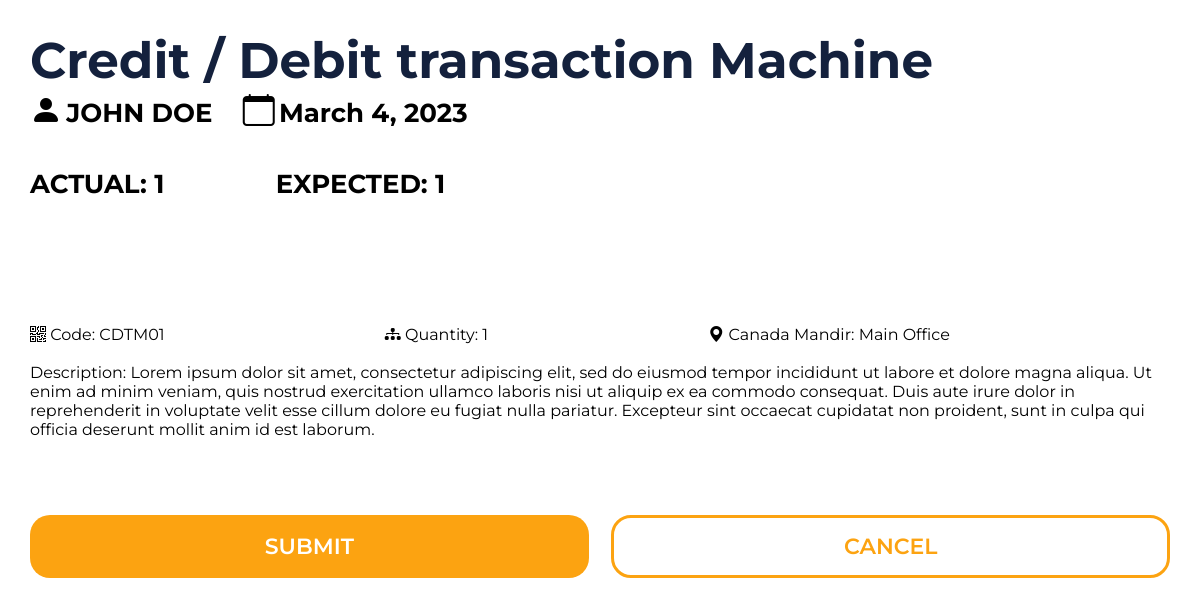
/userreports/12/, run on the app's committed database.
### inventory/models.py (models this page shows, shortened)
class Report(models.Model):
    uid = models.IntegerField(primary_key=True)
    date = models.DateField(auto_now_add=True)
    actual = models.IntegerField(blank=True)
    expected = models.IntegerField()
    item = models.ForeignKey(Item, on_delete=models.CASCADE)
    user = models.ForeignKey(User, on_delete=models.CASCADE)

class Item(models.Model):
    uid = models.IntegerField()
    description = models.CharField(max_length=200)
    details = models.CharField(max_length=1000)
    image = models.ImageField(upload_to='item_pics', blank=True, null=True, max_length=500)
    quantity = models.IntegerField()
    code = models.CharField(max_length=5)
    area = models.ForeignKey(Area, null=True, on_delete=models.SET_NULL)
    slug = AutoSlugField(populate_from='uid')

class Area(models.Model):
    name = models.CharField(max_length=200)
    location = models.CharField(max_length=200)
    def __str__(self):
        return self.name

### authencation/models.py (models this page shows, shortened)
class User(AbstractBaseUser):
    email = models.EmailField(max_length=255, unique=True)
    full_name = models.CharField(max_length=255, blank=True, null=True)
    active = models.BooleanField(default=True)
    staff = models.BooleanField(default=False)
    admin = models.BooleanField(default=False)
    timestamp = models.DateTimeField(auto_now_add=True)
    area_incharge = models.CharField(max_length=300, blank=True, null=True)
    USERNAME_FIELD = 'email'
    REQUIRED_FIELDS = ['full_name']
    objects = UserManager()

### inventory/views.py (the view)
# urls.py: path("userreports/<int:pk>/", UserReportDetails.as_view(), name="user-reports"),
class UserReportDetails(DetailView):
    model = Report
    extra_context = {"show": False}
    template_name = "inventory/user_report_detail.html"

### inventory/templates/inventory/user_report_detail.html (shortened to what this page needs)
{% extends "main/base.html" %}
{% load static %}
{% load crispy_forms_tags %}
{% block style %}
<link rel="stylesheet" href='{% static "css/user_report_details.css" %}'/>
{% endblock %}
{% block content %}
  {%if object.item.image%}
    <div class="bg"></div>
    <div class="split right">
    {%else%}
        <div>
    {%endif%}
        <div class="centered">
            <h2>{{ object.item.description }}</h2><BR>
                <i class="bi bi-person-fill fa-2x" style="display: inline-block;"></i>
                <h3 style="display: inline-block; margin-right: 1em; text-transform: uppercase;"> {{object.user.full_name}}</h3>
                <i class="bi bi-calendar fa-2x"></i>
                <h3 style="display: inline-block;"> {{object.date}}</h3>
                <br>
                <br>
                <br>
                <h3>ACTUAL: {{object.actual}} <span style="margin-left: 4em;"> EXPECTED: {{object.expected}}</span></h3>
            <form action="">
                <div class="contents">
                    <div class="cat">
                        <i class="bi bi-qr-code"></i>
                        <p class="info">Code: {{object.item.code}}</p>
                    </div>
                    <div class="cat">
                        <i class="bi bi-diagram-3-fill"></i>
                        <p class="info">Quantity: {{object.item.quantity}}</p>
                    </div>
                    <div class="cat">
                        <i class="bi bi-geo-alt-fill"></i>
                        <p class="info">{{object.item.area.location}}: {{object.item.area}}</p>
                    </div>
                    <br><br>
                </div>
                <p>Description: {{object.item.details}}</p>
                <br>
                <div class="input-icons">
                    <div class="reportbtn">
                        <input type="submit" value="SUBMIT" class="submitquant">
                        <input type="submit" value="CANCEL"
                            style="color:var(--buttoncolor); border: 3px solid var(--buttoncolor);" class="cancelquant">
                    </div>
                </div>
            </form>
        </div>
    </div>
{% endblock %}

### static/css/base.css (style rules this page uses)
:root { --navy: #14213D; --buttoncolor: #FCA311; --textcolor: #000000; --whitespace: #ffffff; --secondary: #E5E5E5; }
* { font-family: 'Montserrat', sans-serif; margin: 0; }

### static/css/user_report_details.css (style rules this page uses)
:root { --navy: #14213D; --buttoncolor: #FCA311; --textcolor: #000000; --whitespace: #ffffff; --secondary: #E5E5E5; }
* { font-family: 'Montserrat', sans-serif; margin: 0; }
h2 { display: inline; font-weight: 700; font-size: 50px; color: var(--navy); }
.centered { position: absolute; margin: 30px; }
body, html { height: 100%; margin: 0; }
.contents { margin-top: 125px; display: flex; justify-content: space-between; }
.info { display: inline-block; }
.reportbtn { display: flex; justify-content: space-between; }
input[type=submit], select { border: none; border-radius: 20px; padding: 15px 17px; color: white; font-weight: 600; text-align: center; text-decoration: none; display: inline-block; font-size: 22px; margin-top: 5%; cursor: pointer; }
.input-icons { display:block; width: 100%; margin-bottom: 15px; }
.submitquant { width: 49%; background-color: var(--buttoncolor); }
.cancelquant { width: 49%; background-color: white; border: 2px solid var(--buttoncolor); }
h3 { font-size: 26px; }

### data on the page
Report: item.description "Credit / Debit transaction Machine", user.full_name "JOHN DOE", date "March 4, 2023", actual "1", expected "1", item.code "CDTM01", item.quantity "1", item.area.location "Canada Mandir", item.area "Main Office", item.details "Lorem ipsum dolor sit amet, consectetur adipiscing elit, sed do eiusmod tempor incididunt ut labore et dolore magna aliqua. Ut enim ad minim veniam, quis nostrud exercitation ullamco laboris nisi ut aliquip ex ea commodo consequat. Duis aute irure dolor in reprehenderit in voluptate velit esse cillum dolore eu fugiat nulla pariatur. Excepteur sint occaecat cupidatat non proident, sunt in culpa qui officia deserunt mollit anim id est laborum."
